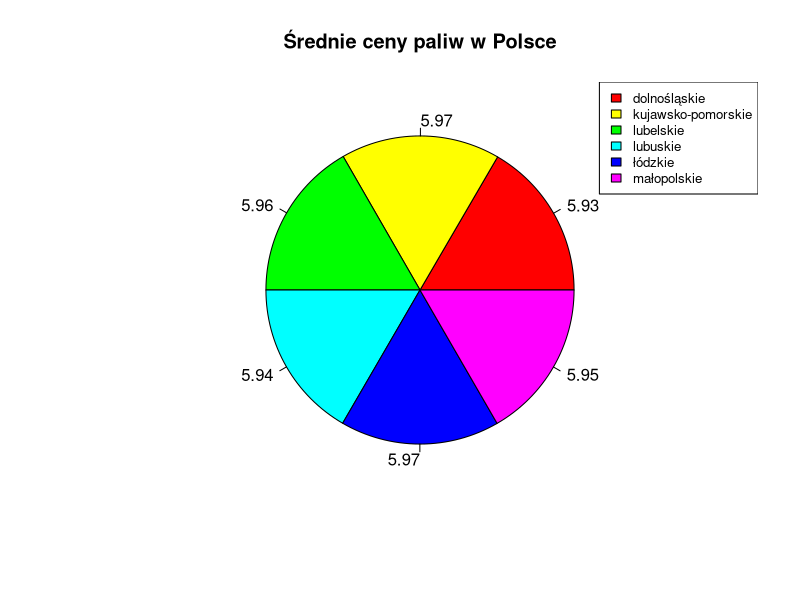

This figure's R source:
#plot(sin, -pi, 2*pi) 
#plot(5,4) #rysuje punkt x,y; 2 parametry to opisy osi, zakresy ustawiają się
#plot(5,4, type="p") #type: param opcjonalny, działa jak wyżej
#plot(5,4, type="h") #wykres słupkowy



#x <- seq(-pi,pi,0.2) #params: x, y, przeskok między rysowanymi punktami
#plot(x, sin(x), main = "sinus")
#plot(x, sin(x), main = "sinus", type="h")

#boxplot(Temp~Month, #wykres pudełkowy
#        data=airquality,
#        main="Different boxplots for each month",
#        xlab="Month Number",
#        ylab="Degree Fahrenheit",
#        col="orange",
#        border="black" #wpływa też na kolor linii mediany + wąsy
#)
#"" -> komentarz na kilka linii, ale średnio działa ze stringami w parametrach

ceny <- c(5.93, 5.97, 5.96, 5.94, 5.97, 5.95)
woj <- c("dolnośląskie", "kujawsko-pomorskie", "lubelskie", "lubuskie", "łódzkie", "małopolskie")
pie(ceny, labels = ceny, col = rainbow(length(woj)), main = "Średnie ceny paliw w Polsce") #Main: nagłowek
legend("topright", woj, cex = 0.8, fill = rainbow(length(woj))) #legenda, bo labels moze tylko jeden vektor mieć
